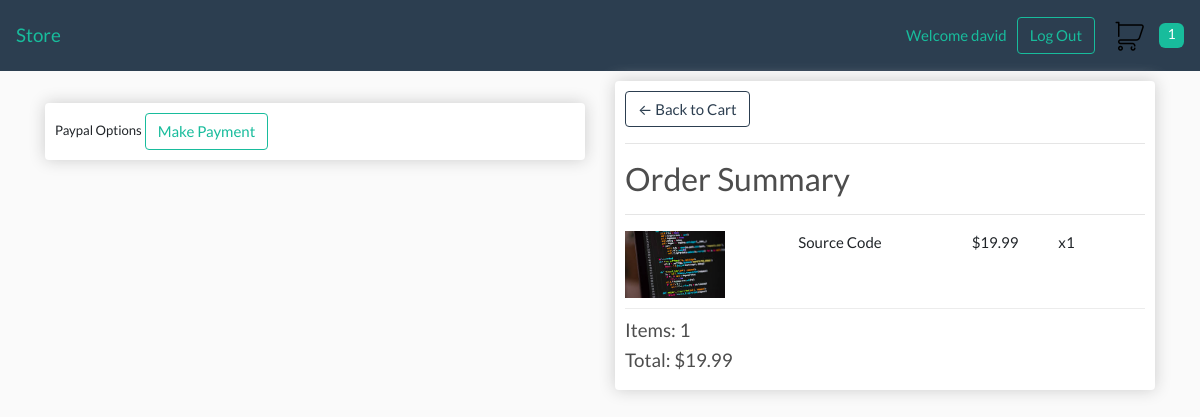
The page /checkout/ (signed in) on the database its author committed.
### store/models.py (models this page shows, shortened)
class OrderItem(models.Model):
    product = models.ForeignKey("store.Product", on_delete=models.SET_NULL, null=True)
    order = models.ForeignKey("store.Order", on_delete=models.SET_NULL, null=True)
    quantity = models.IntegerField(default=0, null=True, blank=True)
    date_added = models.DateTimeField(auto_now_add=True)
    @property
    def get_total(self):
        return self.product.price * self.quantity

class Product(models.Model):
    name = models.CharField(max_length=200, null=True)
    price = models.DecimalField(max_digits=5, decimal_places=2)
    digital = models.BooleanField(default=False, null=True, blank=False)
    image = models.ImageField(null=True, blank=True)
    @property
    def get_image_url(self):
        try:
            return self.image.url
        except:
            return ''

class Order(models.Model):
    customer = models.ForeignKey("store.Customer", on_delete=models.SET_NULL, null=True, blank=True)
    date_ordered = models.DateTimeField(auto_now_add=True)
    complete = models.BooleanField(default=False, null=True, blank=False)
    transaction_id = models.CharField(max_length=100, null=True)
    @property
    def get_cart_total(self):
        return sum([item.get_total for item in self.orderitem_set.all()])
    @property
    def get_cart_items(self):
        return sum([item.quantity for item in self.orderitem_set.all()])
    @property
    def is_shipping(self):
        is_shipping = False
        for item in self.orderitem_set.all():
            if not item.product.digital:
                is_shipping = True
        return is_shipping

### store/views.py (the view)
# urls.py: path('checkout/', views.checkout, name='checkout'),
def checkout(request):
    data = cart_data(request)
    cart_items = data['cart_items']
    order = data['order']
    items = data['items']
    return render(request, 'store/checkout.html', {
        'items': items,
        'order': order,
        'cart_items': cart_items
    })

### store/utils.py (called while the page is built)
def cart_data(request):
    if request.user.is_authenticated:
        customer = request.user.customer
        order, created = Order.objects.get_or_create(customer=customer, complete=False)
        items = order.orderitem_set.all()
        cart_items = order.get_cart_items
    else:
        cookie_data = cookie_cart(request)
        cart_items = cookie_data['cart_items']
        order = cookie_data['order']
        items = cookie_data['items']
    return {
        'cart_items': cart_items,
        'order': order,
        'items': items
    }

### store/templates/store/checkout.html (shortened to what this page needs)
{% extends 'store/layout.html' %}
{% load static %}
{% block body %}
    <div class="row">
		<div class="col-lg-6">
			<br>
			<div class="box-element hidden" id="payment-info">
				<small>Paypal Options</small>
				<button class="btn btn-outline-success" id="make-payment">Make Payment</button>
			</div>
		</div>
		<div class="col-lg-6">
			<div class="box-element">
				<a  class="btn btn-outline-primary" href="{% url 'cart' %}">&#x2190; Back to Cart</a>
				<hr>
				<h3>Order Summary</h3>
				<hr>
				{% for item in items %}
					<div class="cart-row">
						<div style="flex:2"><img class="row-image" src="{{ item.product.get_image_url }}" alt="item image"></div>
						<div style="flex:2"><p>{{ item.product.name }}</p></div>
						<div style="flex:1"><p>${{ item.product.price }}</p></div>
						<div style="flex:1"><p>x{{ item.quantity }}</p></div>
					</div>
				{% endfor %}
				<h5>Items: {{ order.get_cart_items }}</h5>
				<h5>Total: ${{ order.get_cart_total|floatformat:2 }}</h5>
			</div>
		</div>
	</div>
{% endblock body %}

### store/templates/store/layout.html (shortened to what this page needs)
{% load static %}
<!DOCTYPE html>
<html lang="en">
    <head>
        <link rel="stylesheet" href="https://stackpath.bootstrapcdn.com/bootswatch/4.5.0/flatly/bootstrap.min.css">
        <link rel="stylesheet" type="text/css" href="{% static 'css/main.css' %}">
    </head>
    <body>
        <nav class="navbar navbar-expand-lg navbar-primary bg-primary">
            <a class="navbar-brand" href="{% url 'store' %}">Store</a>
            <div class="form-inline my-2 my-lg-0">
                {% if request.user.is_authenticated %}
                    <div id="welcome">Welcome {{ request.user.username }}</div>
                    <a href="{% url 'logout' %}" class="btn btn-outline-success">Log Out</a>
                {% else %}
                    <a href="{% url 'login' %}" class="success" id="login">Log In</a>
                    <a href="{% url 'register' %}" class="btn btn-outline-success">Register</a>
                {% endif %}
                <a href="{% url 'cart' %}">
                    <img src="{% static 'images/cart.png' %}" alt="cart" id="cart-icon">
                </a>
                <div id="cart-total">{{ cart_items }}</div>
            </div>
        </nav>
        <div class="container">
            {% block body %}
            {% endblock body %}
        </div>
    </body>
</html>

### static/css/main.css (style rules this page uses)
body { background-color: hsl(0, 0%, 98%); }
h1, h2, h3, h4, h5, h6 { color: hsl(0, 0%, 30%); }
.box-element { box-shadow: hsl(0, 0%, 80%) 0 0 16px; background-color: #fff; border-radius: 4px; padding: 10px; }
#cart-total { display: block; text-align: center; color: #fff; background-color: #18bc9c; width: 25px; height: 25px; border-radius: 25%; font-size: 14px; }
#cart-icon { width: 50%; display: inline-block; margin-left: 30%; }
#welcome { margin-right: 10px; color: #18bc9c; }
.col-lg-4, .col-lg-6, .col-lg-8, .col-lg-12 { margin-top: 10px; }
.row-image { width: 100px; }
.cart-row { display: flex; flex-direction: row; justify-content: space-between; padding-bottom: 10px; margin-bottom: 10px; border-bottom: 1px solid #ececec; }

### rows shown on the page
OrderItem: product.get_image_url (picture), product.name "Source Code", product.price "19.99", quantity "1"
Order: get_cart_items "1", get_cart_total "19.99"

### other values the page prints
{{ request.user.username }} "david"
{{ cart_items }} "1"
